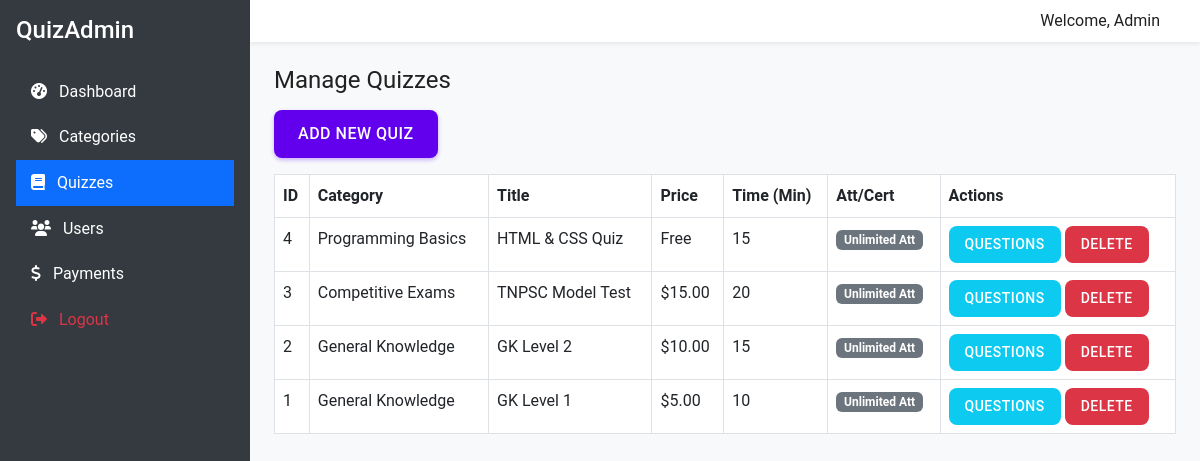
Page /admin/quizzes.php (signed in) on the committed database.
### tables this page shows
CREATE TABLE `quizzes` (
  `id` int(11) NOT NULL,
  `category_id` int(11) NOT NULL,
  `title` varchar(200) NOT NULL,
  `description` text DEFAULT NULL,
  `price` decimal(10,2) DEFAULT 0.00,
  `time_limit` int(11) NOT NULL COMMENT 'In minutes',
  `total_marks` int(11) NOT NULL,
  `pass_percentage` int(11) NOT NULL DEFAULT 50,
  `status` enum('active','inactive') DEFAULT 'active',
  `created_at` timestamp NOT NULL DEFAULT current_timestamp(),
  `max_attempts` int(11) DEFAULT 0 COMMENT '0 for unlimited',
  `enable_certificate` tinyint(1) DEFAULT 0
);

CREATE TABLE `categories` (
  `id` int(11) NOT NULL,
  `name` varchar(100) NOT NULL,
  `description` text DEFAULT NULL,
  `status` enum('active','inactive') DEFAULT 'active',
  `created_at` timestamp NOT NULL DEFAULT current_timestamp()
);

### admin/quizzes.php (the view, shortened to what this page needs)
<?php
require_once 'includes/header.php';
$quizzes = $pdo->query("SELECT q.*, c.name as category_name FROM quizzes q JOIN categories c ON q.category_id = c.id ORDER BY q.id DESC")->fetchAll();
?>
<h3>Manage Quizzes</h3>
<button class="btn btn-primary mb-3" data-bs-toggle="modal" data-bs-target="#addQuizModal">
    Add New Quiz
</button>
<div class="table-responsive">
    <table class="table table-bordered bg-white">
        <thead>
            <tr>
                <th>ID</th>
                <th>Category</th>
                <th>Title</th>
                <th>Price</th>
                <th>Time (Min)</th>
                <th>Att/Cert</th>
                <th>Actions</th>
            </tr>
        </thead>
        <tbody>
            <?php foreach($quizzes as $q): ?>
            <tr>
                <td><?php echo $q['id']; ?></td>
                <td><?php echo htmlspecialchars($q['category_name']); ?></td>
                <td><?php echo htmlspecialchars($q['title']); ?></td>
                <td><?php echo $q['price'] > 0 ? '$'.$q['price'] : 'Free'; ?></td>
                <td><?php echo $q['time_limit']; ?></td>
                <td>
                    <span class="badge bg-secondary"><?php echo $q['max_attempts'] == 0 ? 'Unlimited' : $q['max_attempts']; ?> Att</span>
                </td>
                <td>
                    <a href="questions.php?quiz_id=<?php echo $q['id']; ?>" class="btn btn-sm btn-info text-white">Questions</a>
                    <a href="?action=delete&id=<?php echo $q['id']; ?>" class="btn btn-sm btn-danger" onclick="return confirm('Delete this quiz?')">Delete</a>
                </td>
            </tr>
            <?php endforeach; ?>
        </tbody>
    </table>
</div>
<?php require_once 'includes/footer.php'; ?>

### assets/css/style.css (style rules this page uses)
:root { --primary-color: #6200ee; --primary-light: #9d46ff; --primary-dark: #0a00b6; --secondary-color: #03dac6; --secondary-light: #66fff9; --secondary-dark: #00a896; --surface-color: #ffffff; --background-color: #f5f5f5; --error-color: #b00020; --success-color: #00c853; --warning-color: #ffab00; --text-primary: #212121; --text-secondary: #666666; --text-disabled: #9e9e9e; --border-radius: 8px; --border-radius-lg: 16px; --border-radius-xl: 24px; --shadow-1: 0 2px 4px rgba(0, 0, 0, 0.1); --shadow-2: 0 4px 8px rgba(0, 0, 0, 0.12); --shadow-3: 0 8px 16px rgba(0, 0, 0, 0.14); --shadow-4: 0 16px 32px rgba(0, 0, 0, 0.16); --transition: all 0.3s cubic-bezier(0.4, 0, 0.2, 1); }
* { margin: 0; padding: 0; box-sizing: border-box; }
body { font-family: 'Roboto', 'Segoe UI', Arial, sans-serif; background-color: var(--background-color); color: var(--text-primary); line-height: 1.6; -webkit-font-smoothing: antialiased; -moz-osx-font-smoothing: grayscale; }
h1, h2, h3, h4, h5, h6 { font-weight: 500; line-height: 1.2; margin-bottom: 1rem; }
h3 { font-size: 1.5rem; font-weight: 400; letter-spacing: 0; }
.btn { padding: 0.75rem 1.5rem; border-radius: var(--border-radius); border: none; font-weight: 500; text-transform: uppercase; letter-spacing: 0.5px; transition: var(--transition); cursor: pointer; display: inline-flex; align-items: center; justify-content: center; gap: 0.5rem; text-decoration: none; position: relative; overflow: hidden; }
.btn::after { content: ''; position: absolute; top: 50%; left: 50%; width: 5px; height: 5px; background: rgba(255, 255, 255, 0.5); opacity: 0; border-radius: 100%; transform: scale(1, 1) translate(-50%); transform-origin: 50% 50%; }
.btn-primary { background-color: var(--primary-color); color: white; box-shadow: 0 2px 4px rgba(98, 0, 238, 0.3); }
.btn-sm { padding: 0.5rem 1rem; font-size: 0.875rem; }
.mb-3 { margin-bottom: 1rem !important; }

### rows in the picture
quizzes: id "4", category.name "Programming Basics", title "HTML & CSS Quiz", price "Free", time_limit "15", max_attempts "Unlimited"
quizzes: id "3", category.name "Competitive Exams", title "TNPSC Model Test", price "15.00", time_limit "20", max_attempts "Unlimited"
quizzes: id "2", category.name "General Knowledge", title "GK Level 2", price "10.00", time_limit "15", max_attempts "Unlimited"
quizzes: id "1", category.name "General Knowledge", title "GK Level 1", price "5.00", time_limit "10", max_attempts "Unlimited"
